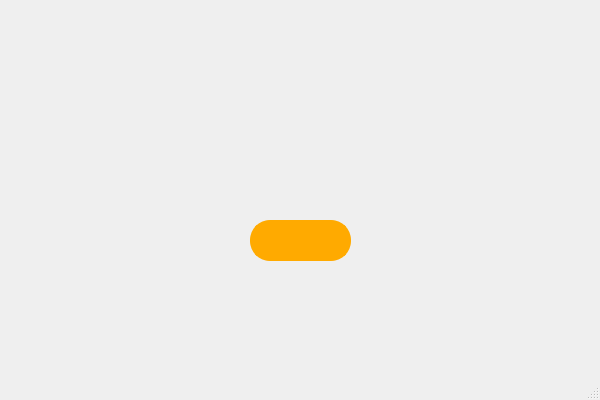
<?xml version="1.0" encoding="UTF-8"?>
<ui version="4.0">
 <class>page1</class>
 <widget class="QMainWindow" name="page1">
  <property name="geometry">
   <rect>
    <x>0</x>
    <y>0</y>
    <width>600</width>
    <height>400</height>
   </rect>
  </property>
  <property name="windowTitle">
   <string>page1</string>
  </property>
  <property name="toolTip">
   <string>Welcome to the game Tactical Monsters</string>
  </property>
  <property name="styleSheet">
   <string notr="true">background-image: url(:/new/prefix1/image1.jpg);
</string>
  </property>
  <widget class="QWidget" name="centralwidget">
   <widget class="QPushButton" name="pushButton">
    <property name="geometry">
     <rect>
      <x>250</x>
      <y>220</y>
      <width>101</width>
      <height>41</height>
     </rect>
    </property>
    <property name="minimumSize">
     <size>
      <width>101</width>
      <height>0</height>
     </size>
    </property>
    <property name="font">
     <font>
      <family>Berlin Sans FB</family>
      <pointsize>16</pointsize>
      <italic>false</italic>
      <bold>true</bold>
     </font>
    </property>
    <property name="toolTip">
     <string/>
    </property>
    <property name="styleSheet">
     <string notr="true">color: rgb(255, 170, 0);
font: 700 16pt &quot;Berlin Sans FB&quot;;
background-color: rgb(255, 170, 0);
border-radius: 20px;
border: 3px solid rgb(255, 170, 0);



</string>
    </property>
    <property name="text">
     <string>play</string>
    </property>
   </widget>
  </widget>
  <widget class="QMenuBar" name="menubar">
   <property name="geometry">
    <rect>
     <x>0</x>
     <y>0</y>
     <width>600</width>
     <height>22</height>
    </rect>
   </property>
  </widget>
  <widget class="QStatusBar" name="statusbar"/>
 </widget>
 <resources/>
 <connections/>
</ui>
